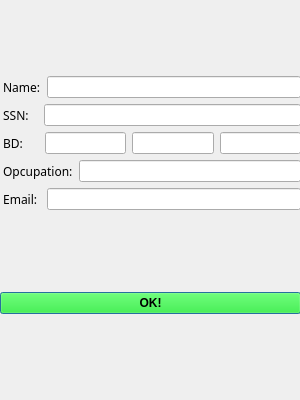
<?xml version="1.0" encoding="UTF-8"?>
<ui version="4.0">
 <class>RegisterUser</class>
 <widget class="QDialog" name="RegisterUser">
  <property name="geometry">
   <rect>
    <x>0</x>
    <y>0</y>
    <width>300</width>
    <height>400</height>
   </rect>
  </property>
  <property name="windowTitle">
   <string>Dialog</string>
  </property>
  <widget class="QWidget" name="layoutWidget">
   <property name="geometry">
    <rect>
     <x>0</x>
     <y>0</y>
     <width>301</width>
     <height>391</height>
    </rect>
   </property>
   <layout class="QVBoxLayout" name="verticalLayout_2">
    <item>
     <layout class="QVBoxLayout" name="verticalLayout">
      <item>
       <layout class="QHBoxLayout" name="horizontalLayout">
        <item>
         <widget class="QLabel" name="label">
          <property name="font">
           <font>
            <family>Lucida Calligraphy</family>
           </font>
          </property>
          <property name="text">
           <string> Name:</string>
          </property>
         </widget>
        </item>
        <item>
         <widget class="QLineEdit" name="lineEdit"/>
        </item>
       </layout>
      </item>
      <item>
       <layout class="QHBoxLayout" name="horizontalLayout_2">
        <item>
         <widget class="QLabel" name="label_2">
          <property name="font">
           <font>
            <family>Lucida Calligraphy</family>
           </font>
          </property>
          <property name="text">
           <string> SSN:   </string>
          </property>
         </widget>
        </item>
        <item>
         <widget class="QLineEdit" name="lineEdit_2"/>
        </item>
       </layout>
      </item>
      <item>
       <layout class="QHBoxLayout" name="horizontalLayout_3">
        <item>
         <widget class="QLabel" name="label_3">
          <property name="font">
           <font>
            <family>Lucida Calligraphy</family>
           </font>
          </property>
          <property name="text">
           <string> BD:     </string>
          </property>
         </widget>
        </item>
        <item>
         <widget class="QLineEdit" name="lineEdit_3"/>
        </item>
        <item>
         <widget class="QLineEdit" name="lineEdit_4"/>
        </item>
        <item>
         <widget class="QLineEdit" name="lineEdit_5"/>
        </item>
       </layout>
      </item>
      <item>
       <layout class="QHBoxLayout" name="horizontalLayout_4">
        <item>
         <widget class="QLabel" name="label_6">
          <property name="font">
           <font>
            <family>Lucida Calligraphy</family>
           </font>
          </property>
          <property name="text">
           <string> Opcupation:</string>
          </property>
         </widget>
        </item>
        <item>
         <widget class="QLineEdit" name="lineEdit_6"/>
        </item>
       </layout>
      </item>
      <item>
       <layout class="QHBoxLayout" name="horizontalLayout_5">
        <item>
         <widget class="QLabel" name="label_7">
          <property name="font">
           <font>
            <family>Lucida Calligraphy</family>
           </font>
          </property>
          <property name="text">
           <string> Email: </string>
          </property>
         </widget>
        </item>
        <item>
         <widget class="QLineEdit" name="lineEdit_7"/>
        </item>
       </layout>
      </item>
     </layout>
    </item>
    <item>
     <widget class="QPushButton" name="Regis">
      <property name="font">
       <font>
        <weight>75</weight>
        <bold>true</bold>
       </font>
      </property>
      <property name="styleSheet">
       <string notr="true">background-color: rgb(0, 255, 0);</string>
      </property>
      <property name="text">
       <string>OK!</string>
      </property>
     </widget>
    </item>
   </layout>
  </widget>
 </widget>
 <resources/>
 <connections/>
</ui>
